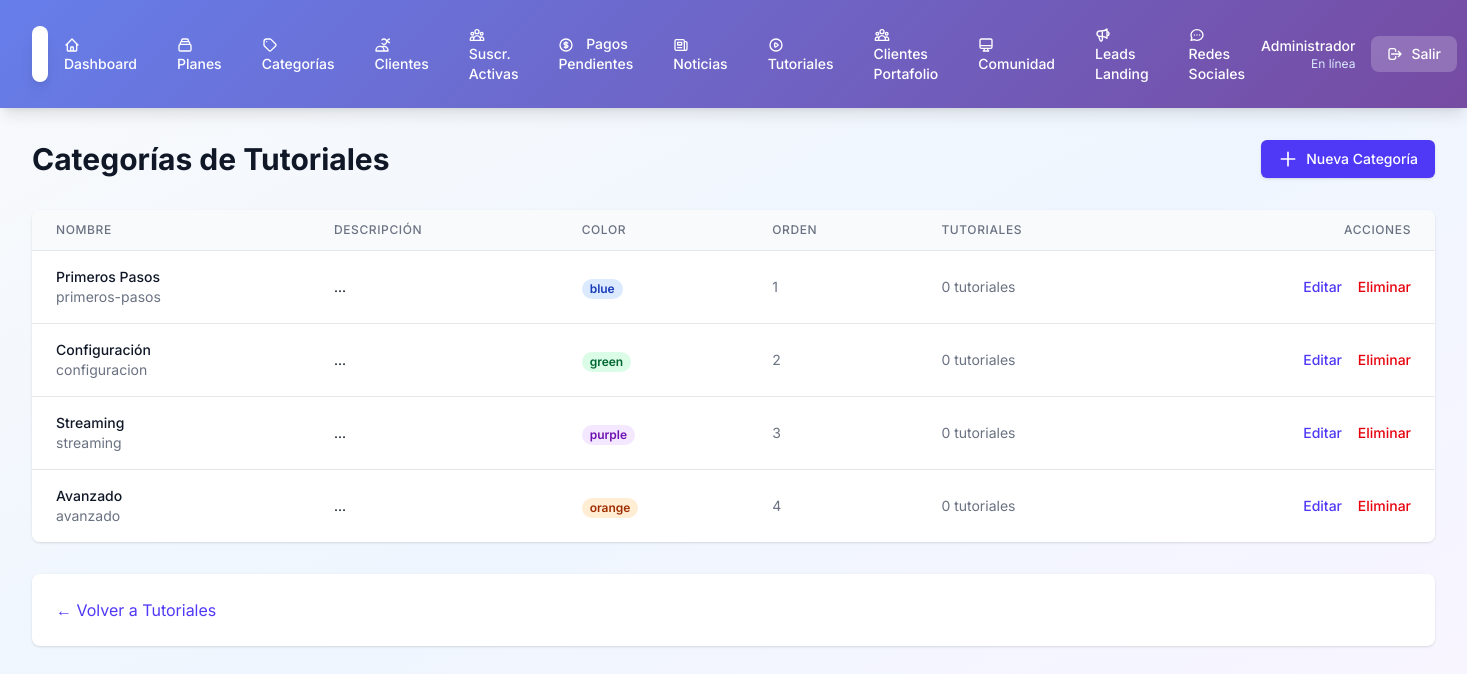
/admin/categorias_tutoriales.php (signed in), run on the app's committed database.
### tables this page shows
CREATE TABLE IF NOT EXISTS `tutorial_categories` (
  `id` int(11) NOT NULL AUTO_INCREMENT,
  `name` varchar(100) NOT NULL,
  `slug` varchar(100) NOT NULL,
  `color` varchar(20) DEFAULT 'blue',
  `display_order` int(11) DEFAULT 0,
  `created_at` timestamp NOT NULL DEFAULT current_timestamp(),
  `updated_at` timestamp NOT NULL DEFAULT current_timestamp() ON UPDATE current_timestamp(),
  PRIMARY KEY (`id`),
  UNIQUE KEY `slug` (`slug`),
  KEY `idx_slug` (`slug`),
  KEY `idx_display_order` (`display_order`)
);

### admin/categorias_tutoriales.php (the view, shortened to what this page needs)
<?php
include 'header.php';
$pdo = getDatabase();
$stmt = $pdo->query("SELECT * FROM tutorial_categories ORDER BY display_order ASC");
$categories = $stmt->fetchAll(PDO::FETCH_ASSOC);
?>
<div class="space-y-8">
    <div class="flex justify-between items-center">
        <h1 class="text-3xl font-bold text-gray-900">Categorías de Tutoriales</h1>
        <a href="categoria_editar.php" class="inline-flex items-center px-4 py-2 border border-transparent text-sm font-medium rounded-md shadow-sm text-white bg-indigo-600 hover:bg-indigo-700">
            <svg class="h-5 w-5 mr-2" fill="none" stroke="currentColor" viewBox="0 0 24 24">
                <path stroke-linecap="round" stroke-linejoin="round" stroke-width="2" d="M12 4v16m8-8H4"/>
            </svg>
            Nueva Categoría
        </a>
    </div>
    <div class="bg-white shadow overflow-hidden sm:rounded-lg">
        <table class="min-w-full divide-y divide-gray-200">
            <thead class="bg-gray-50">
                <tr>
                    <th class="px-6 py-3 text-left text-xs font-medium text-gray-500 uppercase tracking-wider">Nombre</th>
                    <th class="px-6 py-3 text-left text-xs font-medium text-gray-500 uppercase tracking-wider">Descripción</th>
                    <th class="px-6 py-3 text-left text-xs font-medium text-gray-500 uppercase tracking-wider">Color</th>
                    <th class="px-6 py-3 text-left text-xs font-medium text-gray-500 uppercase tracking-wider">Orden</th>
                    <th class="px-6 py-3 text-left text-xs font-medium text-gray-500 uppercase tracking-wider">Tutoriales</th>
                    <th class="px-6 py-3 text-right text-xs font-medium text-gray-500 uppercase tracking-wider">Acciones</th>
                </tr>
            </thead>
            <tbody class="bg-white divide-y divide-gray-200">
                <?php foreach ($categories as $category): ?>
                    <?php
                    $stmt = $pdo->prepare("SELECT COUNT(*) as count FROM tutorials WHERE category_id = ?");
                    $stmt->execute([$category['id']]);
                    $tutorialCount = $stmt->fetch()['count'];
                    ?>
                    <tr>
                        <td class="px-6 py-4 whitespace-nowrap">
                            <div class="text-sm font-medium text-gray-900"><?php echo htmlspecialchars($category['name']); ?></div>
                            <div class="text-sm text-gray-500"><?php echo htmlspecialchars($category['slug']); ?></div>
                        </td>
                        <td class="px-6 py-4">
                            <div class="text-sm text-gray-900"><?php echo htmlspecialchars(substr($category['description'], 0, 100)); ?>...</div>
                        </td>
                        <td class="px-6 py-4 whitespace-nowrap">
                            <span class="px-2 inline-flex text-xs leading-5 font-semibold rounded-full bg-<?php echo htmlspecialchars($category['color']); ?>-100 text-<?php echo htmlspecialchars($category['color']); ?>-800">
                                <?php echo htmlspecialchars($category['color']); ?>
                            </span>
                        </td>
                        <td class="px-6 py-4 whitespace-nowrap text-sm text-gray-500">
                            <?php echo $category['display_order']; ?>
                        </td>
                        <td class="px-6 py-4 whitespace-nowrap text-sm text-gray-500">
                            <?php echo $tutorialCount; ?> tutoriales
                        </td>
                        <td class="px-6 py-4 whitespace-nowrap text-right text-sm font-medium">
                            <a href="categoria_editar.php?id=<?php echo $category['id']; ?>" class="text-indigo-600 hover:text-indigo-900 mr-3">Editar</a>
                            <?php if ($tutorialCount == 0): ?>
                                <a href="categoria_eliminar.php?id=<?php echo $category['id']; ?>"
                                   class="text-red-600 hover:text-red-900"
                                   onclick="return confirm('¿Estás seguro de eliminar esta categoría?')">Eliminar</a>
                            <?php endif; ?>
                        </td>
                    </tr>
                <?php endforeach; ?>
            </tbody>
        </table>
    </div>
    <div class="bg-white shadow sm:rounded-lg p-6">
        <a href="tutoriales.php" class="text-indigo-600 hover:text-indigo-900">
            ← Volver a Tutoriales
        </a>
    </div>
</div>
<?php include 'footer.php'; ?>

### admin/header.php (style rules this page uses)
body { font-family: 'Inter', sans-serif; }

### data on the page
tutorial_categories: name "Primeros Pasos", slug "primeros-pasos", color "blue", display_order "1", tutorialCount "0"
tutorial_categories: name "Configuración", slug "configuracion", color "green", display_order "2", tutorialCount "0"
tutorial_categories: name "Streaming", slug "streaming", color "purple", display_order "3", tutorialCount "0"
tutorial_categories: name "Avanzado", slug "avanzado", color "orange", display_order "4", tutorialCount "0"
